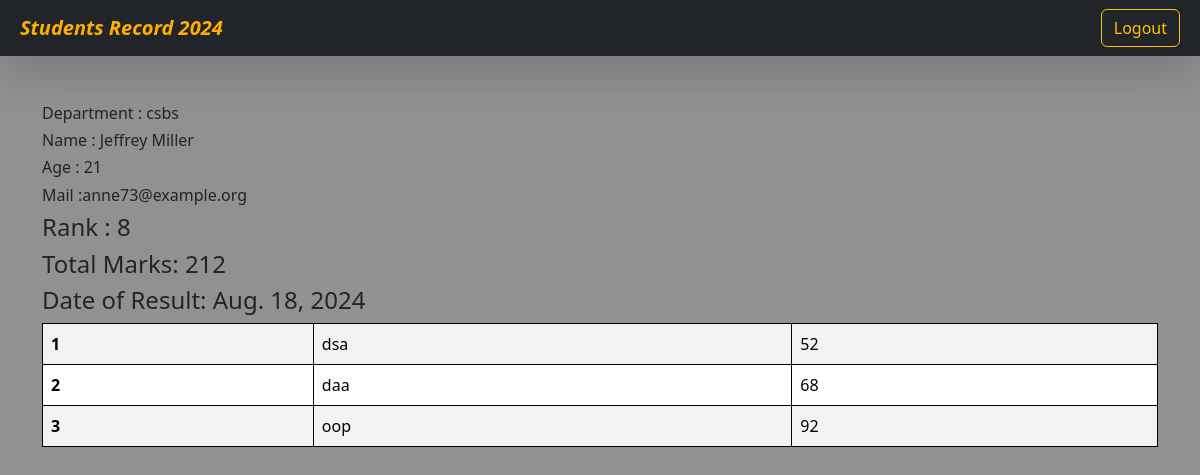
Screenshot of /see-marks/0/ with the database file from the repository.
### vege/models.py (models this page shows, shortened)
class Student(models.Model):
    department = models.ForeignKey(Department ,related_name = "depart" , on_delete = models.CASCADE)
    student_id = models.OneToOneField(StudentID, related_name="studentid" ,on_delete=models.CASCADE)
    student_name = models.CharField(max_length= 100)
    student_email = models.EmailField()
    student_age = models.IntegerField(default= 18)
    student_address = models.TextField()
    is_deleted = models.BooleanField(default = False)
    objects = StudentManager()
    admin_objects = models.Manager()
    class Meta:
        ordering = ['student_name']
        verbose_name="student"

class Department(models.Model):
    department= models.CharField(max_length=100)
    class Meta:
        ordering = ['department']

class SubjectMarks(models.Model):
    student = models.ForeignKey(Student , related_name= "studentmarks" , on_delete=models.CASCADE)
    subject = models.ForeignKey(Subject , on_delete=models.CASCADE)
    marks = models.IntegerField()
    class Meta:
        unique_together = ['student','subject']

class ReportCard(models.Model):
    student = models.ForeignKey(Student , related_name= "studentreportcard" , on_delete=models.CASCADE)
    student_rank = models.IntegerField()
    date_of_report_card_generation = models.DateField(auto_now_add=True)
    class Meta:
        unique_together=[ 'student_rank' , 'date_of_report_card_generation']

class Subject(models.Model):
    subject_name = models.CharField(max_length=100)

### vege/views.py (the view)
# urls.py: path('see-marks/<student_id>/', see_marks, name="see_marks"),
def see_marks(request , student_id):
    detail = Student.objects.filter(student_id__student_id = student_id)
    queryset = SubjectMarks.objects.filter(student__student_id__student_id = student_id)
    total_marks = queryset.aggregate(total_marks = Sum('marks'))
    return render(request, 'report/see_marks.html' ,{'queryset':queryset ,
                                                    'total_marks':total_marks ,
                                                    'detail':detail ,} )

### vege/models.py (called while the page is built)
    def get_queryset(self):
        return super().get_queryset().filter(is_deleted =  False)

### vege/templates/report/see_marks.html
{% extends "base.html" %}
{% block start %}
<nav class="navbar p-2 bg-dark shadow-lg " >
  <div class="container-fluid">
    <a class="navbar-brand fst-italic fw-bold text-centered" style="color: rgb(255, 174, 0);">Students Record 2024 </a>
    <form class="d-flex" role="search">
      <a  href="/student_logout/" class="btn btn-outline-warning" type="submit">
          Logout
      </a>
    </form>
  </div>
</nav>
<div class="container mt-5">
  {% for d in detail %}
    <h6>Department : {{ d.department.department }}</h6>
    <h6>Name : {{ d.student_name }}</h6>
    <h6>Age : {{ d.student_age }}</h6>
    <h6>Mail :{{ d.student_email }}</h6>
  {% endfor %}
  <div>
    <h4>Rank : {{queryset.first.student.studentreportcard.first.student_rank}}</h4>
    <h4>Total Marks: {{total_marks.total_marks}}</h4>
    <h4>Date of Result: {{queryset.first.student.studentreportcard.first.date_of_report_card_generation}}</h4>
  </div>
  <table class="table table-striped">
    <tbody>
        {% for marks in queryset %}
      <tr>
        <th scope="row">{{ forloop.counter }}</th>
        <b>
          <td>{{marks.subject.subject_name}}</td>
        </b>
        <td>{{ marks.marks }}</td>
      </tr>
      {% endfor %}
      </tbody>
  </table>
</div>
{% endblock %}

### home/templates/base.html (shortened to what this page needs)
<!DOCTYPE html>
<html lang="en">
<head>
     <link href="https://cdn.jsdelivr.net/npm/bootstrap@5.3.3/dist/css/bootstrap.min.css" rel="stylesheet">
</head>
<body style="background-color: rgb(145, 145, 145);">
        {% block start %}
        {% endblock %}
</body>
</html>

### home/templates/base.html (style rules this page uses)
table, th, td { border: 1px solid black; }

### rows the page displays
Student: department.department "csbs", student_name "Jeffrey Miller", student_age "21", student_email "anne73@example.org"
SubjectMarks: first.student.studentreportcard.first.student_rank "8", first.student.studentreportcard.first.date_of_report_card_generation "Aug. 18, 2024", subject.subject_name "dsa", marks "52"
SubjectMarks: subject.subject_name "daa", marks "68"
SubjectMarks: subject.subject_name "oop", marks "92"

### other values shown
{{ total_marks.total_marks }} "212"
